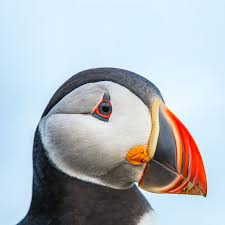
#> input picture bird.jpeg, 225 x 225 px
$ python 'A3 Part 3.py'
#> lines starting #> are read from the running program, lines starting #| are printed output that depends on the picture
# Import libraries
from scipy.ndimage import rotate as func
from skimage import io
import matplotlib.pyplot as plt
import numpy as np
from skimage.transform import warp

def read_image():
    original_img = io.imread('bird.jpeg')
#> original_img is the input picture: shape (225, 225, 3); mean R, G, B 178.5, 184.6, 190.8
    return original_img


def calculate_trans_mat(image):
    """
    return translation matrix that shifts center of image to the origin and its inverse
    """
    # TODO: implement this function (overwrite the two lines above)

    Y = int(image.shape[1] // 2)
    X = int(image.shape[0] // 2)

    trans_mat = np.array([[1, 0, X], [0, 1, Y], [0, 0, 1]])
    trans_mat_inv = np.array([[1, 0, -X], [0, 1, -Y], [0, 0, 1]])

    return trans_mat, trans_mat_inv


def rotate_image(image):
    ''' rotate and return image '''
    h, w = image.shape[:2]
    trans_mat, trans_mat_inv = calculate_trans_mat(image)

    # TODO: determine angle and create Tr
    angle = 75
    angle_rad = np.radians(angle)

    Cos = np.cos(angle_rad)
    Sin = np.sin(angle_rad)

    Tr = np.array([[Cos, -Sin, 0], [Sin, Cos, 0], [0, 0, 1]])

    # TODO: compute inverse transformation to go from output to input pixel locations
    Tr_inv = np.linalg.inv(Tr)

    NewImage = trans_mat @ Tr_inv @ trans_mat_inv

    out_img = np.zeros_like(image)
    for out_y in range(h):
        for out_x in range(w):
            # TODO: find input pixel location from output pixel ocation and inverse transform matrix, copy over value
            #  from input location to output location
            ...

            pixel = list()
            pixel.extend([out_x, out_y, 1])
            pixel = np.dot(NewImage, pixel)

            if not (int(pixel[1]) > image.shape[1] - 1 or int(pixel[0]) > image.shape[0] - 1 or 0 > int(
                    pixel[1]) or 0 > int(pixel[0])):
                out_img[out_x][out_y] = image[int(pixel[0])][int(pixel[1])]

    return out_img, Tr


def scale_image(image):
    """ scale image and return """
    # TODO: implement this function, similar to above

    h, w = image.shape[:2]
    trans_mat, trans_mat_inv = calculate_trans_mat(image)
    Ts = np.array([[2.5, 0, 0], [0, 1.5, 0], [0, 0, 1]])

    # TODO: compute inverse transformation to go from output to input pixel locations

    Ts_inv = np.linalg.inv(Ts)
    out_img = np.zeros_like(image)

    NewImage = trans_mat @ Ts_inv @ trans_mat_inv

    for out_y in range(h):
        for out_x in range(w):
            # TODO: find input pixel location from output pixel ocation and inverse transform matrix, copy over value
            #  from input location to output location
            ...

            pixel = list()
            pixel.extend([out_x, out_y, 1])
            pixel = np.dot(NewImage, pixel)

            if not (int(pixel[1]) > image.shape[1] - 1 or int(pixel[0]) > image.shape[0] - 1 or 0 > int(
                    pixel[1]) or 0 > int(pixel[0])):
                out_img[out_x][out_y] = image[int(pixel[0])][int(pixel[1])]

    return out_img, Ts


def skew_image(image):
    """ Skew image and return """
    # TODO: implement this function like above

    h, w = image.shape[:2]
    trans_mat, trans_mat_inv = calculate_trans_mat(image)

    Tskew = np.array([[1, 0.2, 0], [0.2, 1, 0], [0, 0, 1]])

    # TODO: compute inverse transformation to go from output to input pixel locations
    Tskew_Inverse = np.linalg.inv(Tskew)

    NewImage = trans_mat @ Tskew_Inverse @ trans_mat_inv
    out_img = np.zeros_like(image)

    for out_y in range(1, h):
        for out_x in range(1, w):
            # TODO: find input pixel location from output pixel ocation and inverse transform matrix, copy over value
            #  from input location to output location
            ...

            pixel = list()
            pixel.extend([out_x, out_y, 1])
            pixel = np.dot(NewImage, pixel)

            if not (int(pixel[1]) > image.shape[1] - 1 or int(pixel[0]) > image.shape[0] - 1 or 0 > int(
                    pixel[1]) or 0 > int(
                pixel[0])):
                out_img[out_x][out_y] = image[int(pixel[0])][int(pixel[1])]

    return out_img, Tskew


def combined_warp(image):
    """ implement your own code to perform the combined warp of rotate, scale, skew and return image + transformation
    matrix"""

    # rotate the image
    trans_mat, trans_mat_inv = calculate_trans_mat(image)

    ImgRotated, Trotate = rotate_image(image)  # rotate the image
    ImgScaled, Tscale = scale_image(ImgRotated)  # scale the rotated image
    ImgSkewed, Tskew = skew_image(ImgScaled)  # skew the scaled image

    # combine the transformation matrices
    Tc = Tscale @ Trotate @ Tskew
    Tc2 = np.linalg.inv(Tc)

    NewImage = trans_mat @ Tc2 @ trans_mat_inv

    # warp the original image using the combined transformation matrix
    h, w = image.shape[:2]
    out_img = np.zeros_like(image)

    for out_y in range(h):
        for out_x in range(w):

            # TODO: find input pixel location from output pixel ocation and inverse transform matrix, copy over value
            #  from input location to output location
            ...
            pixel = list()
            pixel.extend([out_x, out_y, 1])
            pixel = np.dot(NewImage, pixel)

            if not (int(pixel[1]) > image.shape[1] - 1 or int(pixel[0]) > image.shape[0] - 1 or 0 > int(
                    pixel[1]) or 0 > int(pixel[0])):
                out_img[out_x][out_y] = image[int(pixel[0])][int(pixel[1])]

    return out_img, Tc


def combined_warp_biinear(image):
    """ perform the combined warp with bilinear interpolation (just show image) """

    # TODO: implement combined warp -- you can use skimage.trasnform functions for this part (import if needed)
    # (you may want to use the above functions (above combined) to get the combined transformation matrix)

    trans_mat, trans_mat_inv = calculate_trans_mat(image)
    out_img = np.zeros_like(image)

    OImage, Tc = combined_warp(image)
    Tc = np.linalg.inv(Tc)

    NewImage = trans_mat @ Tc @ trans_mat_inv
    out_img = warp(image, NewImage, output_shape=image.shape, order=1, preserve_range=True)
    out_img = func(out_img, 180)

    return out_img


if __name__ == "__main__":
    image = read_image()
    plt.imshow(image), plt.title("Oiginal Image"), plt.show()

    rotated_img, _ = rotate_image(image)
#> in rotate_image, `trans_mat, trans_mat_inv = calculate_trans_mat(image)`: trans_mat = [[1, 0, 112], [0, 1, 112], [0, 0, 1]]; trans_mat_inv = [[1, 0, -112], [0, 1, -112], [0, 0, 1]]
#> in rotate_image, `NewImage = trans_mat @ Tr_inv @ trans_mat_inv`: NewImage = [[0.259, 0.966, -25.17], [-0.966, 0.259, 191.2], [0, 0, 1]]
    plt.figure(figsize=(15, 5))
    plt.subplot(131), plt.imshow(rotated_img), plt.title("Rotated Image")

    scaled_img, _ = scale_image(image)
#> in scale_image, `trans_mat, trans_mat_inv = calculate_trans_mat(image)`: trans_mat = [[1, 0, 112], [0, 1, 112], [0, 0, 1]]; trans_mat_inv = [[1, 0, -112], [0, 1, -112], [0, 0, 1]]
#> in scale_image, `NewImage = trans_mat @ Ts_inv @ trans_mat_inv`: NewImage = [[0.4, 0, 67.2], [0, 0.667, 37.33], [0, 0, 1]]
#> after the loop in scale_image, `for out_y in range(h):`:
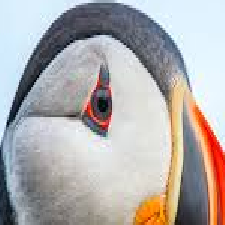
#> out_img: shape (225, 225, 3); mean R, G, B 177, 173, 172.2
    plt.subplot(132), plt.imshow(scaled_img), plt.title("Scaled Image")

    skewed_img, _ = skew_image(image)
#> in skew_image, `trans_mat, trans_mat_inv = calculate_trans_mat(image)`: trans_mat = [[1, 0, 112], [0, 1, 112], [0, 0, 1]]; trans_mat_inv = [[1, 0, -112], [0, 1, -112], [0, 0, 1]]
#> in skew_image, `NewImage = trans_mat @ Tskew_Inverse @ trans_mat_inv`: NewImage = [[1.04, -0.208, 18.67], [-0.208, 1.04, 18.67], [0, 0, 1]]
    plt.subplot(133), plt.imshow(skewed_img), plt.title("Skewed Image"), plt.show()
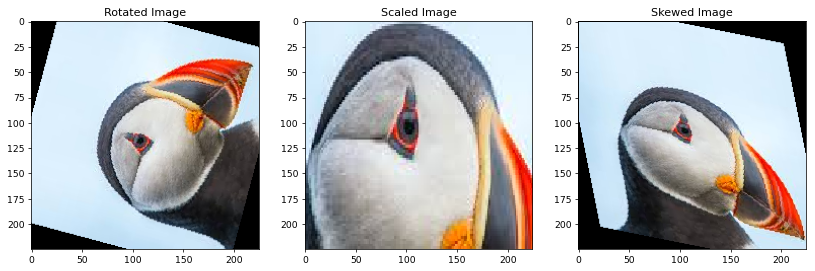
#> figure drawn by matplotlib, 3 panels

    combined_warp_img, _ = combined_warp(image)
#> in combined_warp, `trans_mat, trans_mat_inv = calculate_trans_mat(image)`: trans_mat = [[1, 0, 112], [0, 1, 112], [0, 0, 1]]; trans_mat_inv = [[1, 0, -112], [0, 1, -112], [0, 0, 1]]
#> in combined_warp, `ImgRotated, Trotate = rotate_image(image)`: Trotate = [[0.259, -0.966, 0], [0.966, 0.259, 0], [0, 0, 1]]
#> after the loop in scale_image (call 2), `for out_y in range(h):`:
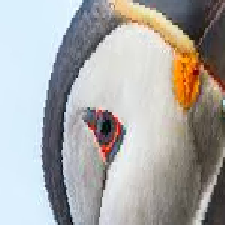
#> out_img: shape (225, 225, 3); mean R, G, B 170.2, 168.9, 167
#> in combined_warp, `ImgScaled, Tscale = scale_image(ImgRotated)`: Tscale = [[2.5, 0, 0], [0, 1.5, 0], [0, 0, 1]]
#> after the loop in skew_image (call 2), `for out_y in range(1, h):`:
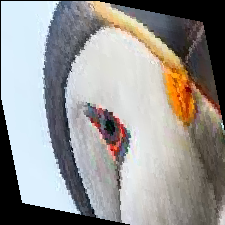
#> out_img: shape (225, 225, 3); mean R, G, B 150.7, 148.9, 146.7
#> in combined_warp, `ImgSkewed, Tskew = skew_image(ImgScaled)`: Tskew = [[1, 0.2, 0], [0.2, 1, 0], [0, 0, 1]]
#> in combined_warp, `Tc = Tscale @ Trotate @ Tskew`: Tc = [[0.164, -2.29, 0], [1.53, 0.678, 0], [0, 0, 1]]
#> in combined_warp, `Tc2 = np.linalg.inv(Tc)`: Tc2 = [[0.188, 0.635, 0], [-0.424, 0.0456, 0], [0, 0, 1]]
#> in combined_warp, `NewImage = trans_mat @ Tc2 @ trans_mat_inv`: NewImage = [[0.188, 0.635, 19.8], [-0.424, 0.0456, 154.4], [0, 0, 1]]
#> after the loop in combined_warp, `for out_y in range(h):`:
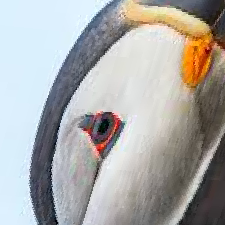
#> out_img: shape (225, 225, 3); mean R, G, B 170.2, 169.4, 167.8
    plt.figure(figsize=(10, 5))
    plt.subplot(121), plt.imshow(combined_warp_img), plt.title("Combined Warp Image")

    combined_warp_biliear_img = combined_warp_biinear(image)
#> in combined_warp_biinear, `trans_mat, trans_mat_inv = calculate_trans_mat(image)`: trans_mat = [[1, 0, 112], [0, 1, 112], [0, 0, 1]]; trans_mat_inv = [[1, 0, -112], [0, 1, -112], [0, 0, 1]]
#> in combined_warp_biinear, `OImage, Tc = combined_warp(image)`: Tc = [[0.164, -2.29, 0], [1.53, 0.678, 0], [0, 0, 1]]
#> in combined_warp_biinear, `Tc = np.linalg.inv(Tc)`: Tc has the same summary as Tc2 in combined_warp
#> in combined_warp_biinear, `out_img = func(out_img, 180)`:
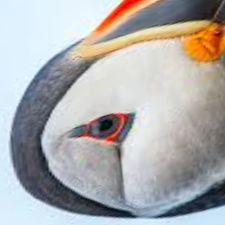
#> out_img: shape (225, 225, 3) float64; mean R, G, B 174.9, 173.9, 173.6; drawn with min black and max white
    plt.subplot(122), plt.imshow(combined_warp_biliear_img.astype(np.uint8)), plt.title(
        "Combined Warp Image with Bilinear Interpolation"), plt.show()
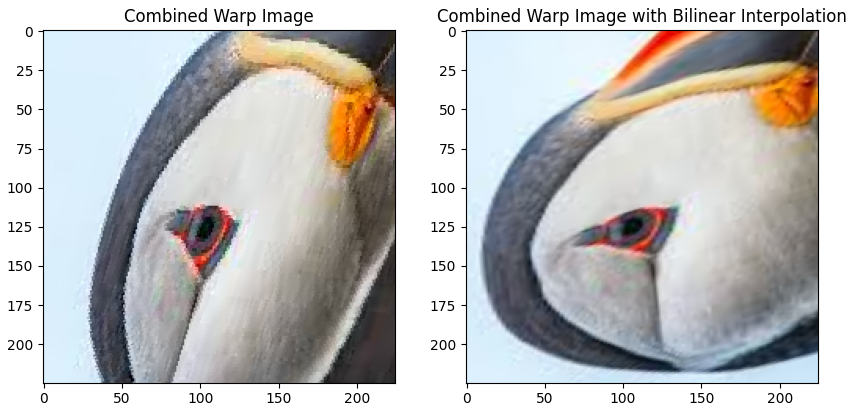
#> figure drawn by matplotlib, 2 panels
